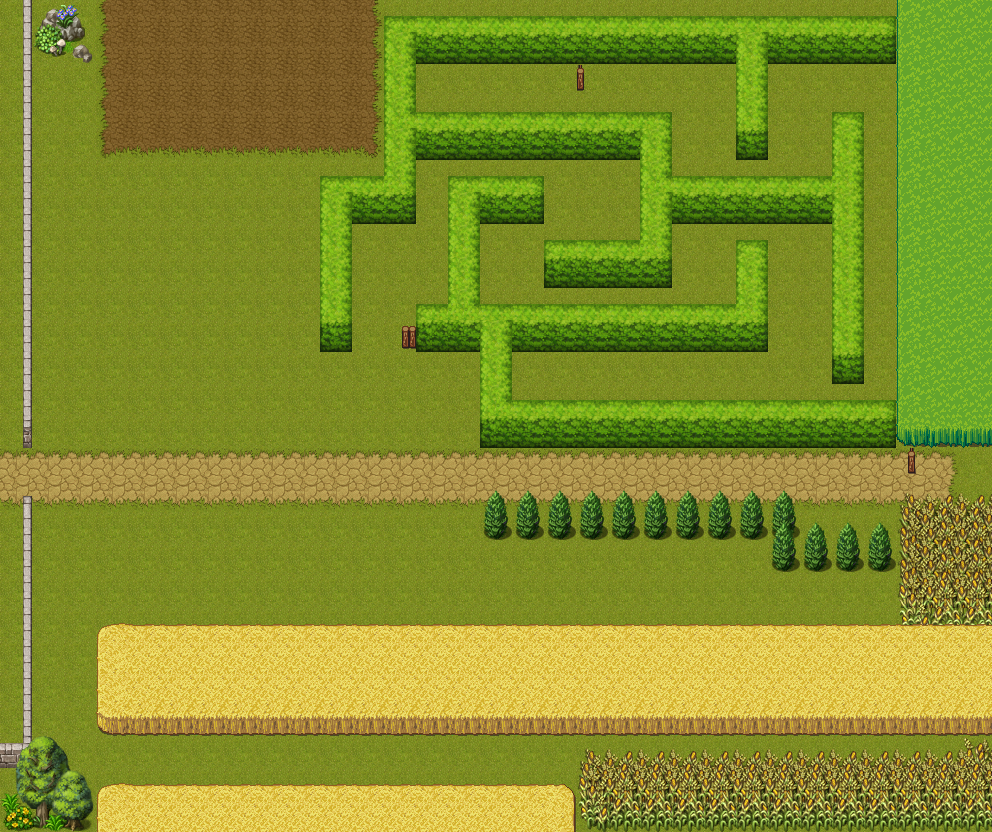

This game map was drawn from its Tiled (.tmx) file and the tilesets committed beside it. A one-line description and the trimmed map source follow:
An orthogonal 31x26 tile map with 32x32 px tiles, 4 tile layers (ground, ground2, terrain1, terrain2), 6 tilesets and 61 objects (barrier1, activator2, portal2, portal1, barrier4, ...).

<map version="1.0" tiledversion="1.1.3" orientation="orthogonal" renderorder="right-up" width="31" height="26" tilewidth="32" tileheight="32" infinite="0" nextobjectid="86">
 <properties>
  <property name="music" value="THEME_EASTLANDS" />
 </properties>
 <tileset firstgid="1" source="terrain.tsx" />
 <tileset firstgid="1025" source="autum_schwarzena.tsx" />
 <tileset firstgid="1281" source="spring_D2_Candacis.tsx" />
 <tileset firstgid="1537" source="spring_E2_Candacis.tsx" />
 <tileset firstgid="1793" source="outside_decoration.tsx" />
 <tileset firstgid="2049" source="Celianna_TileA2.tsx" />
 <layer name="ground" width="31" height="26">
  <data>[806 cells, 806 non-empty, 12 distinct tile ids]</data>
 </layer>
 <layer name="ground2" width="31" height="26">
  <data>[806 cells, 89 non-empty, 24 distinct tile ids]</data>
 </layer>
 <layer name="terrain1" width="31" height="26">
  <data>[806 cells, 372 non-empty, 48 distinct tile ids]</data>
 </layer>
 <layer name="terrain2" width="31" height="26">
  <data>[806 cells, 4 non-empty, 2 distinct tile ids]</data>
 </layer>
 <objectgroup name="collision">
  <object id="11" x="126.967" y="644">
   <polygon points="-30.9978,0 -31.9665,75 -26.1544,89 865.033,90 863.096,-4" />
  </object>
  <object id="12" x="1" y="801">
   <polygon points="0,0 0,30 580,28 580,-5" />
  </object>
  <object id="13" x="581" y="776">
   <polygon points="0,0 4,53 407,53 410,2" />
  </object>
  <object id="14" x="931" y="735">
   <polygon points="0,0 1,43 61,41 64,-2" />
  </object>
  <object id="15" x="1" y="510">
   <polygon points="0,0 31.3889,2 31,318.971 0,320" />
  </object>
  <object id="16" x="1.3" y="442">
   <polygon points="0,0 29.7,0 23.1,-445 -3.3,-445" />
  </object>
  <object id="17" x="15" y="1">
   <polygon points="0,0 -1,55 93,64 96,1" />
  </object>
  <object id="18" x="97.3333" y="2.10667">
   <polygon points="0,0 1.05392,147.467 13.701,154.84 286.667,155.893 283.505,-2.10667" />
  </object>
  <object id="19" x="382" y="0">
   <polygon points="0,0 1,61 517,62 519,-2" />
  </object>
  <object id="20" x="901" y="1">
   <polygon points="0,0 1,447 89,446 89,0" />
  </object>
  <object id="24" x="957" y="515">
   <polygon points="34,0 -59,0 -55,123 34,123" />
  </object>
  <object id="25" x="303" y="176">
   <polygon points="18.6667,17.3333 17,174.667 50.3333,174.333 49.6667,16" />
  </object>
  <object id="26" x="338" y="195">
   <polygon points="-16.6667,-2.66667 -16,29.3333 77.3333,28.6667 77,-2.33333" />
  </object>
  <object id="27" x="398" y="55">
   <polygon points="17.3333,103.333 245,103 244.667,72 18.3333,72" />
  </object>
  <object id="28" x="419" y="321">
   <polygon points="0,0 0,31 349.667,29 349.667,-57 318,-56.6667 319,-2" />
  </object>
  <object id="30" x="497" y="288">
   <polygon points="-17.3333,31.3333 -47,30 -47.3333,-95 44,-96 45,-67 -17.6667,-64" />
  </object>
  <object id="32" x="662" y="192">
   <polygon points="8.66667,0.666667 171,0.333333 170.333,29.6667 9,28" />
  </object>
  <object id="33" x="816" y="141">
   <polygon points="18,-4 18.3333,238 47,239 46.3333,-3.66667" />
  </object>
  <object id="34" x="719" y="56">
   <polygon points="17.3333,-4.66667 18.6667,100.333 49.6667,100.667 48,-5.33333" />
  </object>
  <object id="35" x="494" y="352">
   <polygon points="-11.3333,0 -13,94.3333 403,92 401,62 20,63 17.6667,-2" />
  </object>
  <object id="59" x="403" y="338">
   <polygon points="0,0 11,0 14,9 -1,8" />
  </object>
  <object id="61" x="981.333" y="448">
   <polygon points="0,0 -1.33333,66 12,66 10.6667,1.33333" />
  </object>
  <object id="62" x="577.333" y="67">
   <polygon points="0,0 0,22 8,22 8.66667,-0.666667" />
  </object>
  <object id="72" x="546.667" y="258.667">
   <polygon points="0,0 -0.666667,28.6667 124.667,29.3333 124,-132 96.6667,-130.667 97.3333,-3.33333" />
  </object>
  <object id="77" x="382.667" y="52">
   <polygon points="0,0 1.33333,139.333 32,140 32,-2" />
  </object>
  <object id="80" x="482" y="515">
   <polygon points="0,-4 -2,23 287,24 288,59 418,57 418,29 317,28 319,-2" />
  </object>
  <object id="84" x="908" y="450.667">
   <polygon points="0,0 -2,20 6.66667,19.3333 8.66667,-0.666667" />
  </object>
 </objectgroup>
 <objectgroup name="interactions">
  <object id="1" name="barrier1" gid="46" x="42" y="684" width="32" height="32" />
  <object id="2" name="activator2" gid="46" x="896" y="767" width="32" height="32" />
  <object id="3" name="portal2" gid="46" x="946" y="493" width="32" height="32" />
  <object id="4" name="portal1" gid="46" x="3" y="497" width="32" height="32" />
  <object id="5" name="barrier4" gid="46" x="902" y="508" width="32" height="32" />
  <object id="6" name="activator1" gid="46" x="862" y="546" width="32" height="32" />
  <object id="7" name="barrier2" gid="46" x="354" y="351" width="32" height="32" />
  <object id="8" name="activator3" gid="46" x="540" y="404" width="32" height="32" />
  <object id="9" name="barrier3" gid="46" x="540.333" y="123.667" width="32" height="32" />
  <object id="10" name="activator4" gid="46" x="449" y="116" width="32" height="32" />
 </objectgroup>
 <objectgroup name="items">
  <object id="85" name="VialYellow" type="ITEM" gid="46" x="47" y="109" width="32" height="32" />
 </objectgroup>
 <objectgroup name="zindex">
  <object id="36" x="304" y="296">
   <polygon points="16,-71.3333 18,55.6667 51,56 47.6667,-71.6667" />
  </object>
  <object id="37" x="418" y="301">
   <polygon points="0,0 2.067,51 349.322,49 349.666,0.333333" />
  </object>
  <object id="39" x="463" y="176">
   <polygon points="-13.3333,1.33333 -14.6667,124.667 16.6667,124.667 17,0.666667" />
  </object>
  <object id="40" x="302" y="177">
   <polygon points="20,-2.66667 20.3333,46.3333 114.333,47 112.667,-4" />
  </object>
  <object id="41" x="400" y="106">
   <polygon points="16.6667,3.33333 14,54.3333 239.667,52.3333 241,5" />
  </object>
  <object id="43" x="656" y="174">
   <polygon points="16,-0.666667 16.3333,46.6667 176.667,47.6667 177,-0.666667" />
  </object>
  <object id="44" x="814" y="113.393">
   <polygon points="18,-2.72645 19.6667,270.94 50,269.577 49.3333,-0.681611" />
  </object>
  <object id="45" x="494" y="395">
   <polygon points="16.6667,0 17,51.6667 400,52 401,0" />
  </object>
  <object id="49" x="125.999" y="726">
   <polygon points="-28.0928,6 -30.9989,-93 -16.4682,-103 867.001,-102 867.001,3" />
  </object>
  <object id="51" x="100" y="832">
   <polygon points="0,0 -2,-37 13,-50 463,-47 473,-37 472,0" />
  </object>
  <object id="52" x="578" y="738">
   <polygon points="0,0 2,92 414,89 415,-2" />
  </object>
  <object id="53" x="899" y="503">
   <polygon points="0,0 1,121 91,121 93,-2" />
  </object>
  <object id="54" x="504" y="175">
   <polygon points="-22.6667,-1.33333 -22.3333,50 40,49 38,-1" />
  </object>
  <object id="60" x="402.667" y="324">
   <polygon points="0,0 14.6667,0 14.6667,23.3333 0.666667,23.3333" />
  </object>
  <object id="70" x="546" y="238">
   <polygon points="0,0 0,46.6667 124.667,48.6667 124.667,-1.33333" />
  </object>
  <object id="71" x="642" y="239.333">
   <polygon points="0,0 -0.666667,-126 30.6667,-126.667 28,-0.666667" />
  </object>
  <object id="74" x="737" y="242">
   <polygon points="0,0 -1.33333,59.3333 31.3333,59.3333 31.3333,-2" />
  </object>
  <object id="75" x="384.667" y="50">
   <polygon points="0,0 0,123.333 32,123.333 30.6667,-0.666667" />
  </object>
  <object id="76" x="480.667" y="353.333">
   <polygon points="0,0 -0.666667,96 32,94.6667 30.6667,-1.33333" />
  </object>
  <object id="79" x="92" y="832">
   <polygon points="0,0 2,-33 -32,-92 -60,-93 -73,-75 -90,-50 -90,-1" />
  </object>
  <object id="81" x="483" y="489">
   <polygon points="0,0 -1,49 317,50 317,0" />
  </object>
  <object id="82" x="898" y="574">
   <polygon points="0,0 -132,-1 -133,-54 1,-51" />
  </object>
  <object id="83" x="35" y="514">
   <polygon points="0,0 -12,-1 -12,-16 -1,-18 1,-1" />
  </object>
 </objectgroup>
 <objectgroup name="zindex_terrain2" />
</map>
